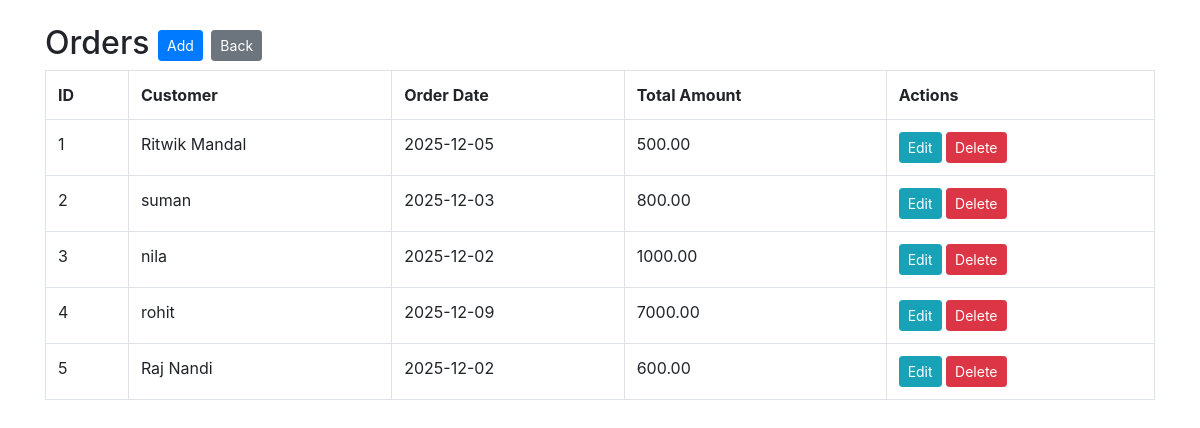
/e-comm/orders/index.php, run on the app's committed database.
### tables this page shows
CREATE TABLE `orders` (
  `id` int(11) NOT NULL,
  `customer_id` int(11) DEFAULT NULL,
  `order_date` date DEFAULT NULL,
  `total_amount` decimal(10,2) DEFAULT NULL
);

CREATE TABLE `customers` (
  `id` int(11) NOT NULL,
  `name` varchar(255) NOT NULL,
  `email` varchar(255) NOT NULL,
  `city` varchar(255) NOT NULL
);

### e-comm/orders/index.php (the view)
<?php
include("../database/connection.php");
$res = mysqli_query($conn,"SELECT orders.*, customers.name as customer_name FROM orders LEFT JOIN customers ON orders.customer_id = customers.id");
?>
<!doctype html><html><head><title>Orders</title>
<link rel="stylesheet" href="https://cdnjs.cloudflare.com/ajax/libs/twitter-bootstrap/4.6.0/css/bootstrap.min.css"></head><body>
<div class="container mt-4">
<h2>Orders <a class="btn btn-sm btn-primary" href="create.php">Add</a> <a class="btn btn-sm btn-secondary" href="../index.php">Back</a></h2>
<table class="table table-bordered"><tr><th>ID</th><th>Customer</th><th>Order Date</th><th>Total Amount</th><th>Actions</th></tr>
<?php while($row = mysqli_fetch_assoc($res)): ?>
<tr>
<td><?= $row['id'] ?></td>
<td><?= htmlspecialchars($row['customer_name']) ?></td>
<td><?= $row['order_date'] ?></td>
<td><?= $row['total_amount'] ?></td>
<td>
  <a class="btn btn-sm btn-info" href="edit.php?id=<?= $row['id'] ?>">Edit</a>
  <a class="btn btn-sm btn-danger" href="delete.php?id=<?= $row['id'] ?>" onclick="return confirm('Delete?')">Delete</a>
</td>
</tr>
<?php endwhile; ?>
</table></div></body></html>

### data on the page
orders: id "1", customer.name "Ritwik Mandal", order_date "2025-12-05", total_amount "500.00"
orders: id "2", customer.name "suman", order_date "2025-12-03", total_amount "800.00"
orders: id "3", customer.name "nila", order_date "2025-12-02", total_amount "1000.00"
orders: id "4", customer.name "rohit", order_date "2025-12-09", total_amount "7000.00"
orders: id "5", customer.name "Raj Nandi", order_date "2025-12-02", total_amount "600.00"
